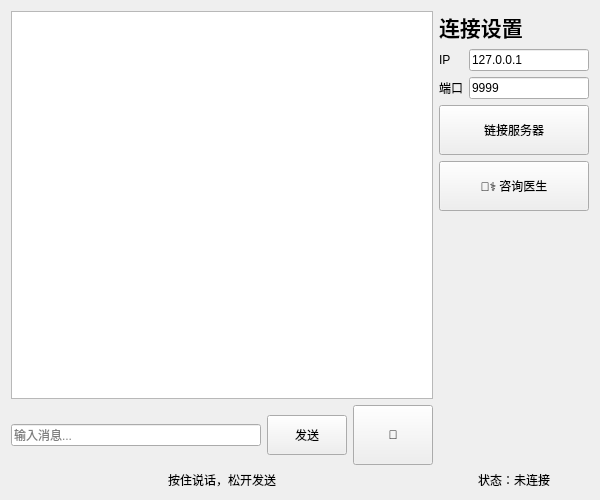
<?xml version="1.0" encoding="UTF-8"?>
<ui version="4.0">
 <class>Widget</class>
 <widget class="QWidget" name="Widget">
  <property name="geometry">
   <rect>
    <x>0</x>
    <y>0</y>
    <width>600</width>
    <height>500</height>
   </rect>
  </property>
  <property name="windowTitle">
   <string>茯苓 - 医疗智能助手</string>
  </property>
  <layout class="QHBoxLayout" name="horizontalLayout_3">
   <item>
    <layout class="QVBoxLayout" name="verticalLayout">
     <item>
      <widget class="QTextBrowser" name="textBrowser">
       <property name="minimumSize">
        <size>
         <width>350</width>
         <height>0</height>
        </size>
       </property>
      </widget>
     </item>
     <item>
      <layout class="QHBoxLayout" name="horizontalLayout_2">
       <item>
        <widget class="QLineEdit" name="lineEdit">
         <property name="minimumSize">
          <size>
           <width>250</width>
           <height>0</height>
          </size>
         </property>
         <property name="placeholderText">
          <string>输入消息...</string>
         </property>
        </widget>
       </item>
       <item>
        <widget class="QPushButton" name="pushButton">
         <property name="minimumSize">
          <size>
           <width>60</width>
           <height>40</height>
          </size>
         </property>
         <property name="text">
          <string>发送</string>
         </property>
        </widget>
       </item>
       <item>
        <widget class="QPushButton" name="voiceBtn">
         <property name="minimumSize">
          <size>
           <width>60</width>
           <height>60</height>
          </size>
         </property>
         <property name="text">
          <string>🎤</string>
         </property>
        </widget>
       </item>
      </layout>
     </item>
     <item>
      <widget class="QLabel" name="voiceLabel">
       <property name="text">
        <string>按住说话，松开发送</string>
       </property>
       <property name="alignment">
        <set>Qt::AlignCenter</set>
       </property>
      </widget>
     </item>
    </layout>
   </item>
   <item>
    <layout class="QVBoxLayout" name="verticalLayout_2">
     <item>
      <widget class="QLabel" name="titleLabel">
       <property name="font">
        <font>
         <pointsize>16</pointsize>
         <weight>75</weight>
         <bold>true</bold>
        </font>
       </property>
       <property name="text">
        <string>连接设置</string>
       </property>
      </widget>
     </item>
     <item>
      <layout class="QFormLayout" name="formLayout">
       <property name="formAlignment">
        <set>Qt::AlignCenter</set>
       </property>
       <item row="0" column="0">
        <widget class="QLabel" name="label">
         <property name="text">
          <string>IP</string>
         </property>
        </widget>
       </item>
       <item row="0" column="1">
        <widget class="QLineEdit" name="lineEdit_2">
         <property name="text">
          <string>127.0.0.1</string>
         </property>
        </widget>
       </item>
       <item row="1" column="0">
        <widget class="QLabel" name="label_2">
         <property name="text">
          <string>端口</string>
         </property>
        </widget>
       </item>
       <item row="1" column="1">
        <widget class="QLineEdit" name="lineEdit_3">
         <property name="text">
          <string>9999</string>
         </property>
        </widget>
       </item>
      </layout>
     </item>
     <item>
      <widget class="QPushButton" name="pushButton_2">
       <property name="minimumSize">
        <size>
         <width>120</width>
         <height>50</height>
        </size>
       </property>
       <property name="text">
        <string>链接服务器</string>
       </property>
      </widget>
     </item>
     <item>
      <widget class="QPushButton" name="doctorBtn">
       <property name="minimumSize">
        <size>
         <width>120</width>
         <height>50</height>
        </size>
       </property>
       <property name="text">
        <string>👨‍⚕️ 咨询医生</string>
       </property>
      </widget>
     </item>
     <item>
      <spacer name="verticalSpacer">
       <property name="orientation">
        <enum>Qt::Vertical</enum>
       </property>
       <property name="sizeHint" stdset="0">
        <size>
         <width>20</width>
         <height>40</height>
        </size>
       </property>
      </spacer>
     </item>
     <item>
      <widget class="QLabel" name="statusLabel">
       <property name="text">
        <string>状态：未连接</string>
       </property>
       <property name="alignment">
        <set>Qt::AlignCenter</set>
       </property>
      </widget>
     </item>
    </layout>
   </item>
  </layout>
 </widget>
 <resources/>
 <connections/>
</ui>
